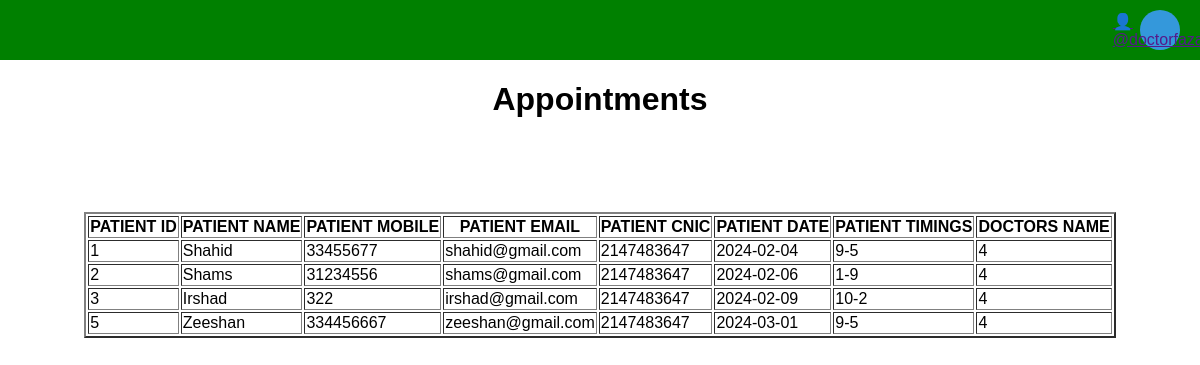
The page /fetch.php (signed in) on the database its author committed.
### tables this page shows
CREATE TABLE `tbl_appointment` (
  `p_id` int(11) NOT NULL,
  `p_name` varchar(255) DEFAULT NULL,
  `p_mobile` int(11) DEFAULT NULL,
  `p_email` varchar(255) DEFAULT NULL,
  `p_cnic` int(11) DEFAULT NULL,
  `p_date` varchar(255) DEFAULT NULL,
  `p_timings` varchar(255) DEFAULT NULL,
  `d_id` int(11) DEFAULT NULL
);

### fetch.php (the view, shortened to what this page needs)
<!DOCTYPE html>
<html lang="en">
<head>
</head>
<body>
<div class="navbar">
      <div class="user-icon animated-icon">
        <a href=""><span>👤<?php echo $_SESSION['SQL'];?></span></a>
      </div>
    </div>
    <h1 style="text-align: center;" >Appointments</h1><br><br><br><br>
    <table style="justify-content: center; justify-content: center;margin-left: auto;
  margin-right: auto; " border="2">
        <thead>
            <tr>
                <th>PATIENT ID</th>
                <th>PATIENT NAME</th>
                <th>PATIENT MOBILE</th>
                <th>PATIENT EMAIL</th>
                <th>PATIENT CNIC</th>
                <th>PATIENT DATE</th>
                <th>PATIENT TIMINGS</th>
                <th>DOCTORS NAME</th>
            </tr>
        </thead>
        <tbody>
            <?php
            include("connection.php");
            $query="SELECT * FROM tbl_appointment WHERE  $_SESSION[SQ] = d_id";
            $result=mysqli_query($con,$query);
            foreach($result as $row){
                echo"<tr>";
                echo"<td>$row[p_id]</td>";
                echo"<td>$row[p_name]</td>";
                echo"<td>$row[p_mobile]</td>";
                echo"<td>$row[p_email]</td>";
                echo"<td>$row[p_cnic]</td>";
                echo"<td>$row[p_date]</td>";
                echo"<td>$row[p_timings]</td>";
                echo"<td>$row[d_id]</td>";
                echo"</tr>";
            }
            ?>
        </tbody>
    </table>
</body>
</html>

### fetch.php (style rules this page uses)
body { margin: 0; font-family: Arial, sans-serif; }
.navbar { background-color: green; padding: 10px; display: flex; justify-content: flex-end; }
.user-icon { width: 40px; height: 40px; background-color: #3498db; border-radius: 50%; display: flex; align-items: center; justify-content: center; color: #ffffff; font-size: 16px; cursor: pointer; transition: background-color 0.3s ease-in-out; margin-right: 10px; }
.animated-icon { animation: bounce 1s infinite; }

### rows shown on the page
tbl_appointment: p_id "1", p_name "Shahid", p_mobile "33455677", p_email "shahid@gmail.com", p_cnic "2147483647", p_date "2024-02-04", p_timings "9-5", d "4"
tbl_appointment: p_id "2", p_name "Shams", p_mobile "31234556", p_email "shams@gmail.com", p_cnic "2147483647", p_date "2024-02-06", p_timings "1-9", d "4"
tbl_appointment: p_id "3", p_name "Irshad", p_mobile "322", p_email "irshad@gmail.com", p_cnic "2147483647", p_date "2024-02-09", p_timings "10-2", d "4"
tbl_appointment: p_id "5", p_name "Zeeshan", p_mobile "334456667", p_email "zeeshan@gmail.com", p_cnic "2147483647", p_date "2024-03-01", p_timings "9-5", d "4"
